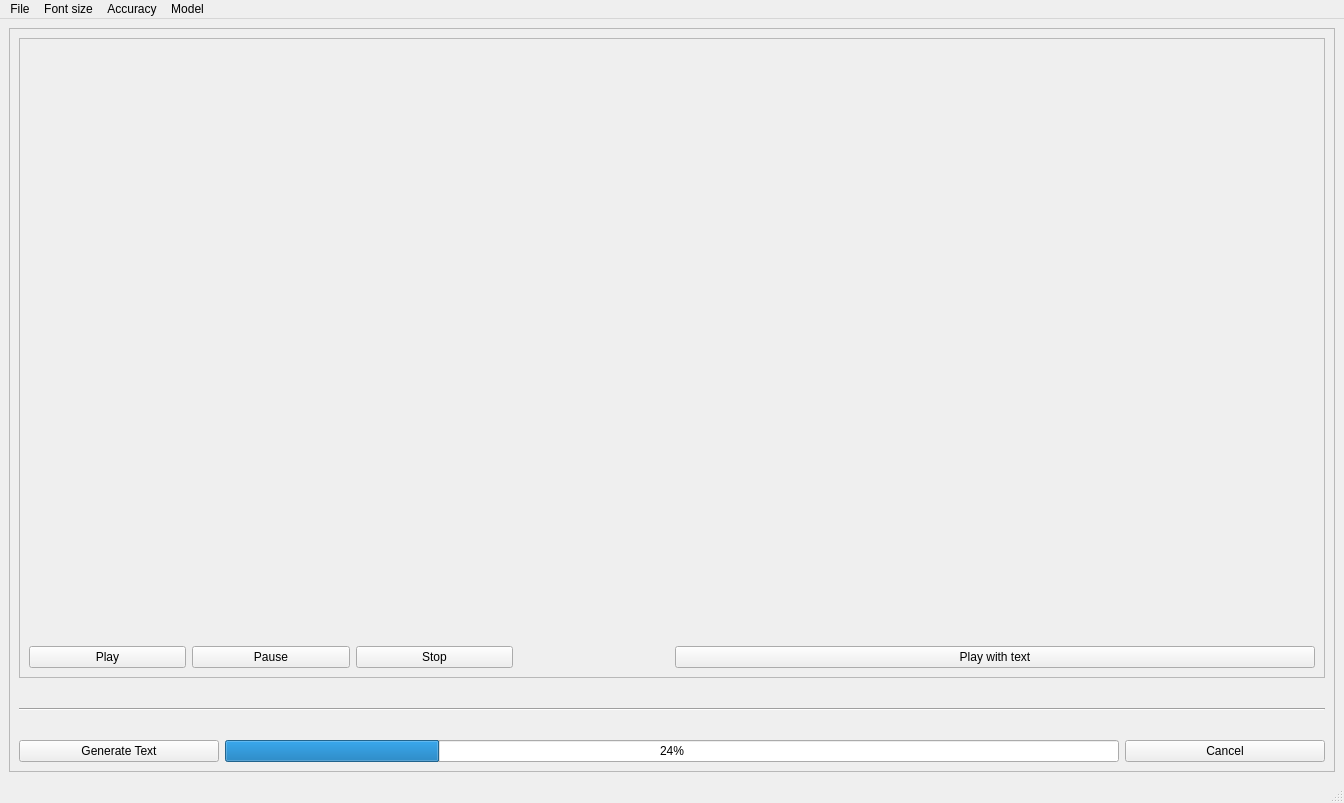
<?xml version="1.0" encoding="UTF-8"?>
<ui version="4.0">
 <class>MainWindow</class>
 <widget class="QMainWindow" name="MainWindow">
  <property name="geometry">
   <rect>
    <x>0</x>
    <y>0</y>
    <width>1217</width>
    <height>803</height>
   </rect>
  </property>
  <property name="windowTitle">
   <string>MainWindow</string>
  </property>
  <widget class="QWidget" name="centralwidget">
   <layout class="QGridLayout" name="gridLayout">
    <item row="0" column="0">
     <widget class="QFrame" name="frame">
      <property name="frameShape">
       <enum>QFrame::StyledPanel</enum>
      </property>
      <property name="frameShadow">
       <enum>QFrame::Raised</enum>
      </property>
      <layout class="QGridLayout" name="gridLayout_3">
       <item row="0" column="0" colspan="3">
        <widget class="QFrame" name="frame_2">
         <property name="frameShape">
          <enum>QFrame::StyledPanel</enum>
         </property>
         <property name="frameShadow">
          <enum>QFrame::Raised</enum>
         </property>
         <layout class="QGridLayout" name="gridLayout_2">
          <item row="0" column="0" colspan="4">
           <widget class="Phonon::VideoPlayer" name="videoPlayer">
            <property name="minimumSize">
             <size>
              <width>640</width>
              <height>360</height>
             </size>
            </property>
           </widget>
          </item>
          <item row="0" column="4">
           <widget class="QLabel" name="label">
            <property name="minimumSize">
             <size>
              <width>640</width>
              <height>360</height>
             </size>
            </property>
            <property name="text">
             <string/>
            </property>
            <property name="margin">
             <number>20</number>
            </property>
           </widget>
          </item>
          <item row="1" column="0" colspan="4">
           <widget class="Phonon::SeekSlider" name="seekSlider">
            <property name="maximumSize">
             <size>
              <width>16777215</width>
              <height>80</height>
             </size>
            </property>
           </widget>
          </item>
          <item row="2" column="0">
           <widget class="QPushButton" name="btnPlay">
            <property name="text">
             <string>Play</string>
            </property>
           </widget>
          </item>
          <item row="2" column="1">
           <widget class="QPushButton" name="btnPause">
            <property name="text">
             <string>Pause</string>
            </property>
           </widget>
          </item>
          <item row="2" column="2">
           <widget class="QPushButton" name="btnStop">
            <property name="text">
             <string>Stop</string>
            </property>
           </widget>
          </item>
          <item row="2" column="3">
           <widget class="Phonon::VolumeSlider" name="volumeSlider">
            <property name="maximumSize">
             <size>
              <width>150</width>
              <height>16777215</height>
             </size>
            </property>
           </widget>
          </item>
          <item row="2" column="4">
           <widget class="QPushButton" name="btnPlaywithtext">
            <property name="maximumSize">
             <size>
              <width>16777215</width>
              <height>16777215</height>
             </size>
            </property>
            <property name="text">
             <string>Play with text</string>
            </property>
           </widget>
          </item>
         </layout>
        </widget>
       </item>
       <item row="1" column="0" colspan="3">
        <widget class="Line" name="line">
         <property name="minimumSize">
          <size>
           <width>0</width>
           <height>50</height>
          </size>
         </property>
         <property name="orientation">
          <enum>Qt::Horizontal</enum>
         </property>
        </widget>
       </item>
       <item row="2" column="0">
        <widget class="QPushButton" name="btnGeneratetext">
         <property name="minimumSize">
          <size>
           <width>200</width>
           <height>0</height>
          </size>
         </property>
         <property name="maximumSize">
          <size>
           <width>500</width>
           <height>16777215</height>
          </size>
         </property>
         <property name="text">
          <string>Generate Text</string>
         </property>
        </widget>
       </item>
       <item row="2" column="1">
        <widget class="QProgressBar" name="progressbar">
         <property name="maximumSize">
          <size>
           <width>16777215</width>
           <height>16777215</height>
          </size>
         </property>
         <property name="value">
          <number>24</number>
         </property>
        </widget>
       </item>
       <item row="2" column="2">
        <widget class="QPushButton" name="btnCancel">
         <property name="minimumSize">
          <size>
           <width>200</width>
           <height>0</height>
          </size>
         </property>
         <property name="maximumSize">
          <size>
           <width>400</width>
           <height>16777215</height>
          </size>
         </property>
         <property name="text">
          <string>Cancel</string>
         </property>
        </widget>
       </item>
      </layout>
     </widget>
    </item>
   </layout>
  </widget>
  <widget class="QMenuBar" name="menubar">
   <property name="geometry">
    <rect>
     <x>0</x>
     <y>0</y>
     <width>1217</width>
     <height>26</height>
    </rect>
   </property>
   <widget class="QMenu" name="menuFile">
    <property name="title">
     <string>File</string>
    </property>
    <addaction name="actionOpen"/>
    <addaction name="actionChange_download_path"/>
    <addaction name="actionExit"/>
   </widget>
   <widget class="QMenu" name="menuSetting">
    <property name="title">
     <string>Font size</string>
    </property>
    <addaction name="action10"/>
    <addaction name="action12"/>
    <addaction name="action14"/>
    <addaction name="action16"/>
    <addaction name="action18"/>
    <addaction name="action20"/>
    <addaction name="action24"/>
    <addaction name="action28"/>
   </widget>
   <widget class="QMenu" name="menuAccuracy">
    <property name="title">
     <string>Accuracy</string>
    </property>
    <addaction name="actionLow"/>
    <addaction name="actionMedium"/>
    <addaction name="actionHigh"/>
   </widget>
   <widget class="QMenu" name="menuType">
    <property name="title">
     <string>Model</string>
    </property>
    <addaction name="actionPytesseract"/>
    <addaction name="actionML"/>
   </widget>
   <addaction name="menuFile"/>
   <addaction name="menuSetting"/>
   <addaction name="menuAccuracy"/>
   <addaction name="menuType"/>
  </widget>
  <widget class="QStatusBar" name="statusbar"/>
  <action name="actionOpen">
   <property name="text">
    <string>Open</string>
   </property>
  </action>
  <action name="actionChange_download_path">
   <property name="text">
    <string>Change download path</string>
   </property>
  </action>
  <action name="actionExit">
   <property name="text">
    <string>Exit</string>
   </property>
  </action>
  <action name="action10">
   <property name="text">
    <string>10</string>
   </property>
  </action>
  <action name="action12">
   <property name="text">
    <string>12</string>
   </property>
  </action>
  <action name="action14">
   <property name="text">
    <string>14</string>
   </property>
  </action>
  <action name="action16">
   <property name="text">
    <string>16</string>
   </property>
  </action>
  <action name="action18">
   <property name="text">
    <string>18</string>
   </property>
  </action>
  <action name="action20">
   <property name="text">
    <string>20</string>
   </property>
  </action>
  <action name="action24">
   <property name="text">
    <string>24</string>
   </property>
  </action>
  <action name="action28">
   <property name="text">
    <string>28</string>
   </property>
  </action>
  <action name="actionLow">
   <property name="text">
    <string>Low</string>
   </property>
  </action>
  <action name="actionMedium">
   <property name="text">
    <string>Medium</string>
   </property>
  </action>
  <action name="actionHigh">
   <property name="text">
    <string>High</string>
   </property>
  </action>
  <action name="actionPytesseract">
   <property name="text">
    <string>Pytesseract</string>
   </property>
  </action>
  <action name="actionML">
   <property name="text">
    <string>ML</string>
   </property>
  </action>
 </widget>
 <customwidgets>
  <customwidget>
   <class>Phonon::VideoPlayer</class>
   <extends>QWidget</extends>
   <header location="global">phonon/videoplayer.h</header>
  </customwidget>
  <customwidget>
   <class>Phonon::SeekSlider</class>
   <extends>QWidget</extends>
   <header location="global">phonon/seekslider.h</header>
  </customwidget>
  <customwidget>
   <class>Phonon::VolumeSlider</class>
   <extends>QWidget</extends>
   <header location="global">phonon/volumeslider.h</header>
  </customwidget>
 </customwidgets>
 <resources/>
 <connections/>
</ui>
